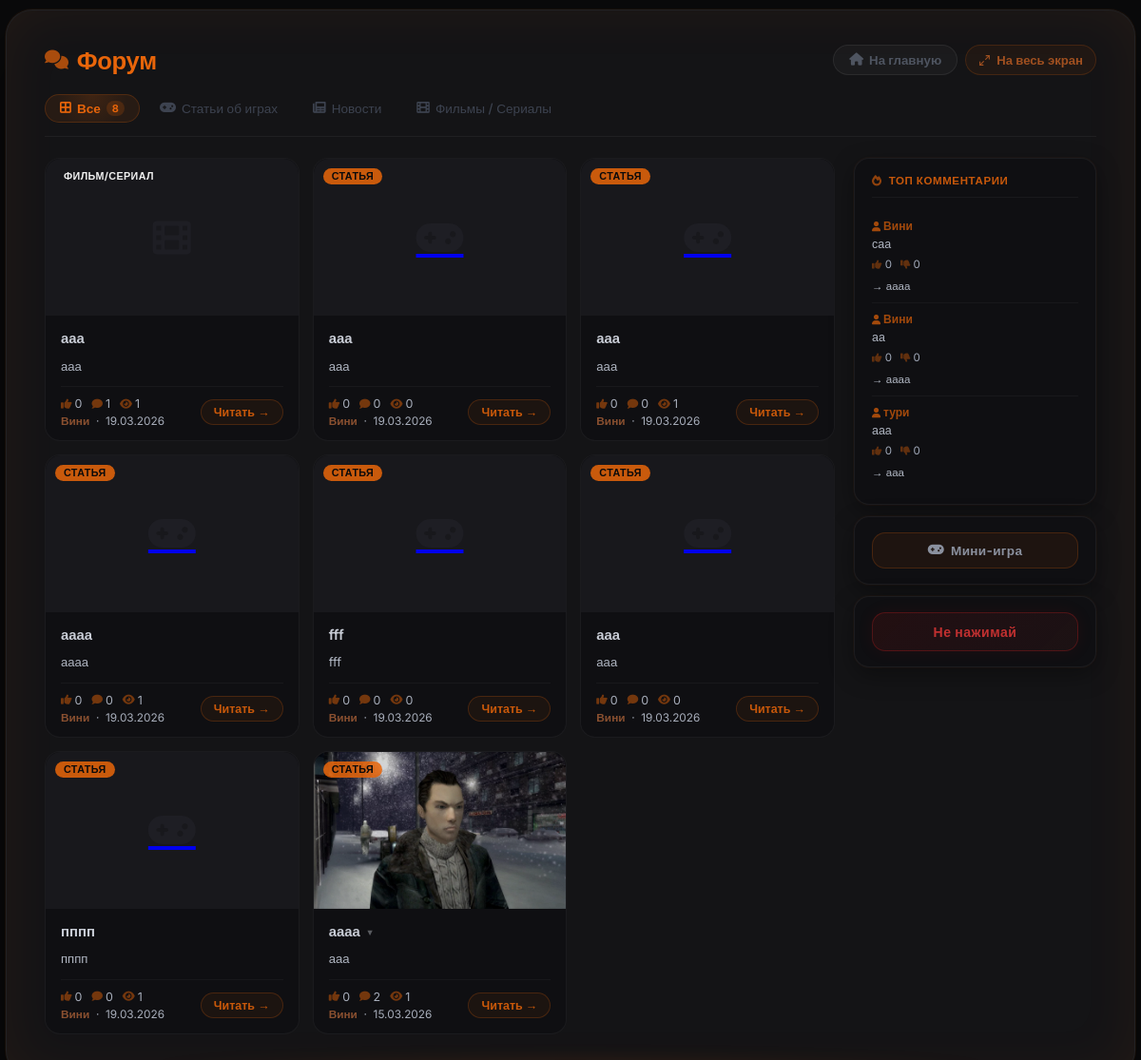
/forum, run on an earlier commit of the app's database.
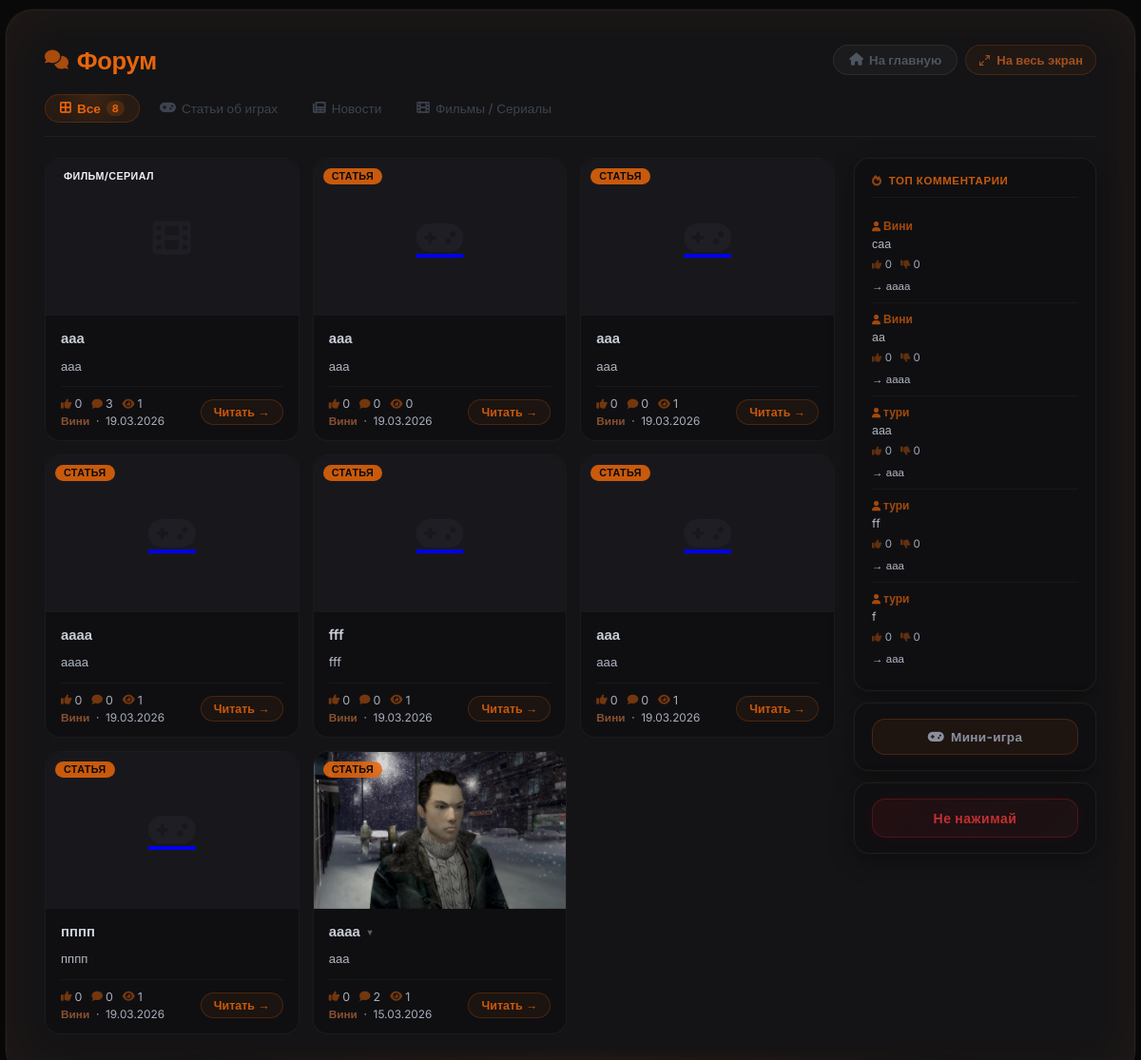
And on a later commit of the database.
### models.py (models this page shows, shortened)
class Article(db.Model):
    __tablename__ = 'articles'
    id          = db.Column(db.Integer, primary_key=True)
    title       = db.Column(db.String(300), nullable=False)
    preview     = db.Column(db.Text, nullable=True)       # краткое описание
    content     = db.Column(db.Text, nullable=False)
    image       = db.Column(db.String(500), nullable=True)  # URL изображения (старый способ)
    image_file  = db.Column(db.String(300), nullable=True)  # имя файла загруженного изображения
    video_url   = db.Column(db.String(500), nullable=True)  # ссылка на YouTube
    video_file  = db.Column(db.String(300), nullable=True)  # загруженный видео-файл
    category    = db.Column(db.String(50), default='article')
    views       = db.Column(db.Integer, default=0)
    likes       = db.Column(db.Integer, default=0)
    dislikes    = db.Column(db.Integer, default=0)
    created_at  = db.Column(db.DateTime, default=datetime.utcnow)
    updated_at  = db.Column(db.DateTime, default=datetime.utcnow, onupdate=datetime.utcnow)
    author_id   = db.Column(db.Integer, db.ForeignKey('users.id'), nullable=False)
    game_id     = db.Column(db.Integer, db.ForeignKey('games.id'), nullable=True)
    comments    = db.relationship('Comment',      backref='article', lazy='dynamic',
                                  cascade='all, delete-orphan')
    votes       = db.relationship('Vote',         backref='article', lazy='dynamic',
                                  cascade='all, delete-orphan')
    extra_pages = db.relationship('ExtraPage',    backref='article', lazy='dynamic',
                                  cascade='all, delete-orphan')
    dropdown_items = db.relationship('DropdownItem', backref='article', lazy='dynamic',
                                     cascade='all, delete-orphan', order_by='DropdownItem.order')
    article_views  = db.relationship('ArticleView',  backref='article', lazy='dynamic',
                                     cascade='all, delete-orphan')
    def get_image_url(self):
        if self.image_file:
            return f'/static/uploads/{self.image_file}'
        if self.image:
            return self.image
        return None

class User(db.Model, UserMixin):
    __tablename__ = 'users'
    id             = db.Column(db.Integer, primary_key=True)
    username       = db.Column(db.String(80),  unique=True, nullable=False)
    email          = db.Column(db.String(120), unique=True, nullable=False)
    password_hash  = db.Column(db.String(256), nullable=False)
    role           = db.Column(db.Integer, default=0)
    created_at     = db.Column(db.DateTime, default=datetime.utcnow)   # дата регистрации
    last_seen      = db.Column(db.DateTime, default=datetime.utcnow)
    banned_until   = db.Column(db.DateTime, nullable=True)
    ban_reason     = db.Column(db.String(500), nullable=True)
    banned_by_id   = db.Column(db.Integer, db.ForeignKey('users.id'), nullable=True)
    recovery_key   = db.Column(db.String(256), nullable=True)
    avatar         = db.Column(db.String(300), nullable=True)
    terms_agreed   = db.Column(db.Boolean, default=False)
    privacy_agreed = db.Column(db.Boolean, default=False)
    articles       = db.relationship('Article',  backref='author',     lazy='dynamic', foreign_keys='Article.author_id')
    comments       = db.relationship('Comment',  backref='author',     lazy='dynamic', foreign_keys='Comment.author_id')
    votes          = db.relationship('Vote',     backref='user',       lazy='dynamic')
    extra_pages    = db.relationship('ExtraPage', backref='author',    lazy='dynamic', foreign_keys='ExtraPage.author_id')
    comment_reactions = db.relationship('CommentReaction', backref='user', lazy='dynamic')

class Comment(db.Model):
    __tablename__ = 'comments'
    id         = db.Column(db.Integer, primary_key=True)
    content    = db.Column(db.Text, nullable=False)
    created_at = db.Column(db.DateTime, default=datetime.utcnow)
    article_id = db.Column(db.Integer, db.ForeignKey('articles.id'), nullable=False)
    author_id  = db.Column(db.Integer, db.ForeignKey('users.id'),    nullable=False)
    parent_id  = db.Column(db.Integer, db.ForeignKey('comments.id'), nullable=True)
    likes      = db.Column(db.Integer, default=0)
    dislikes   = db.Column(db.Integer, default=0)
    replies    = db.relationship('Comment',
                                 backref=db.backref('parent', remote_side='Comment.id'),
                                 lazy='dynamic',
                                 cascade='all, delete-orphan',
                                 primaryjoin='Comment.parent_id == Comment.id',
                                 order_by='Comment.created_at')
    reactions  = db.relationship('CommentReaction', backref='comment', lazy='dynamic',
                                 cascade='all, delete-orphan')

### app.py (the view)
@app.route('/forum')
def forum():
    category     = request.args.get('category', 'all')
    q            = Article.query
    if category in ('article', 'news', 'film'):
        q = q.filter_by(category=category)
    articles     = q.order_by(Article.created_at.desc()).all()
    top_comments = Comment.query.order_by(Comment.likes.desc()).limit(5).all()
    settings     = SiteSettings.get()
    return render_template('forum.html', articles=articles,
                           category=category, top_comments=top_comments,
                           chaos_button_enabled=settings.chaos_button_enabled)

### app.py (called while the page is built)
@app.before_request
def update_last_seen():
    if current_user.is_authenticated:
        current_user.last_seen = datetime.utcnow()
        db.session.commit()

@app.after_request
def add_security_headers(response):
    response.headers['X-Content-Type-Options'] = 'nosniff'
    response.headers['X-Frame-Options']        = 'DENY'
    response.headers['X-XSS-Protection']       = '1; mode=block'
    response.headers.pop('Server', None)
    response.headers.pop('X-Powered-By', None)
    return response

### models.py (called while the page is built)
    @staticmethod
    def get():
        s = SiteSettings.query.first()
        if not s:
            s = SiteSettings(chaos_button_enabled=False)
            db.session.add(s)
            db.session.commit()
        return s

### templates/forum.html (shortened to what this page needs)
{% extends "base.html" %}
{% block body_class %}has-own-fs{% endblock %}
{% block content %}
<div class="forum-outer">
<div class="forum-card">
    <div class="forum-header">
        <h1 class="forum-title"><i class="fas fa-comments"></i> Форум</h1>
        <div style="display:flex; gap:8px; flex-wrap:wrap;">
            <a href="{{ url_for('index') }}" class="btn btn-secondary"><i class="fas fa-home"></i> На главную</a>
            <button id="fsBtn" onclick="_fsToggle()" title="На весь экран" style="
                display:inline-flex;align-items:center;gap:6px;padding:7px 13px;border-radius:20px;
                background:rgba(232,101,10,0.06);border:1px solid rgba(232,101,10,0.18);
                color:#a05020;font-size:0.82rem;font-weight:600;cursor:pointer;
                font-family:inherit;transition:all 0.2s;
            " onmouseover="this.style.background='rgba(232,101,10,0.14)';this.style.color='#e8650a';this.style.borderColor='rgba(232,101,10,0.4)'"
               onmouseout="this.style.background='rgba(232,101,10,0.06)';this.style.color='#a05020';this.style.borderColor='rgba(232,101,10,0.18)'">
                <svg style="width:13px;height:13px;stroke:currentColor;fill:none;stroke-width:2;stroke-linecap:round;stroke-linejoin:round" viewBox="0 0 24 24" id="fsBtnSvg">
                    <polyline points="15 3 21 3 21 9"/><polyline points="9 21 3 21 3 15"/>
                    <line x1="21" y1="3" x2="14" y2="10"/><line x1="3" y1="21" x2="10" y2="14"/>
                </svg>
                <span id="fsBtnLabel">На весь экран</span>
            </button>
        </div>
    </div>
    <div class="forum-tabs">
        <a href="{{ url_for('forum', category='all') }}" class="tab-link {% if category == 'all' %}active{% endif %}">
            <i class="fas fa-border-all"></i> Все
            {% if category == 'all' and articles %}<span class="tab-count">{{ articles|length }}</span>{% endif %}
        </a>
        <a href="{{ url_for('forum', category='article') }}" class="tab-link {% if category == 'article' %}active{% endif %}">
            <i class="fas fa-gamepad"></i> Статьи об играх
        </a>
        <a href="{{ url_for('forum', category='news') }}" class="tab-link {% if category == 'news' %}active{% endif %}">
            <i class="fas fa-newspaper"></i> Новости
        </a>
        <a href="{{ url_for('forum', category='film') }}" class="tab-link {% if category == 'film' %}active{% endif %}">
            <i class="fas fa-film"></i> Фильмы / Сериалы
        </a>
    </div>
    <div class="forum-body">
        <div class="cards-grid">
            {% if articles %}
                {% for art in articles %}
                <div class="article-card">
                    <span class="card-badge {{ art.category }}">{% if art.category == 'news' %}Новость{% elif art.category == 'film' %}Фильм/Сериал{% else %}Статья{% endif %}</span>
                    <a href="{{ url_for('article', article_id=art.id) }}" class="card-thumb-link">
                        {% if art.get_image_url() %}
                            <img src="{{ art.get_image_url() }}" alt="{{ art.title }}" class="card-thumb">
                        {% else %}
                            <div class="card-thumb-ph"><i class="fas fa-{% if art.category == 'news' %}newspaper{% elif art.category == 'film' %}film{% else %}gamepad{% endif %}"></i></div>
                        {% endif %}
                    </a>
                    <div class="card-body">
                        <div class="card-title-wrap">
                            <a href="{{ url_for('article', article_id=art.id) }}" class="card-title">
                                {{ art.title }}
                                {% set drops = art.dropdown_items | selectattr('is_active') | list %}
                                {% if drops %}<span class="drop-arrow">▾</span>{% endif %}
                            </a>
                            {% set drops = art.dropdown_items | selectattr('is_active') | list %}
                        </div>
                        {% if art.preview %}
                            <p class="card-preview">{{ art.preview }}</p>
                        {% elif art.content %}
                            <p class="card-preview">{{ art.content | striptags | truncate(110) }}</p>
                        {% endif %}
                        <div class="card-footer">
                            <div>
                                <div class="card-stats">
                                    <span><i class="fas fa-thumbs-up"></i> {{ art.likes }}</span>
                                    <span><i class="fas fa-comment"></i> {{ art.comments.count() }}</span>
                                    <span><i class="fas fa-eye"></i> {{ art.views }}</span>
                                </div>
                                <div class="card-info" style="margin-top:4px;">
                                    <strong>{{ art.author.username }}</strong> &nbsp;·&nbsp; {{ art.created_at.strftime('%d.%m.%Y') }}
                                </div>
                            </div>
                            <a href="{{ url_for('article', article_id=art.id) }}" class="read-btn">Читать →</a>
                        </div>
                    </div>
                </div>
                {% endfor %}
            {% else %}
                <div class="cards-empty">
                    <i class="fas fa-comments"></i>
                    <p>Статей пока нет</p>
                </div>
            {% endif %}
        </div>
        <aside class="forum-sidebar">
            <div class="sidebar-block">
                <div class="sb-title"><i class="fas fa-fire"></i> Топ комментарии</div>
                {% if top_comments %}
                    {% for comment in top_comments %}
                    <div class="top-comment">
                        <div class="tc-author"><i class="fas fa-user" style="font-size:0.65rem; margin-right:3px;"></i>{{ comment.author.username }}</div>
                        <div class="tc-text">{{ comment.content }}</div>
                        <div class="tc-stats"><span><i class="fas fa-thumbs-up"></i> {{ comment.likes }}</span><span><i class="fas fa-thumbs-down"></i> {{ comment.dislikes }}</span></div>
                        <a href="{{ url_for('article', article_id=comment.article_id) }}#comment-{{ comment.id }}" class="tc-link">→ {{ comment.article.title | truncate(28) }}</a>
                    </div>
                    {% endfor %}
                {% else %}
                    <div style="color:#1e2028; font-size:0.8rem; text-align:center; padding:14px 0;">
                        <i class="fas fa-comment-slash" style="display:block; font-size:1.6rem; margin-bottom:7px; opacity:0.08;"></i>
                        Комментариев пока нет
                    </div>
                {% endif %}
            </div>
            <div class="sidebar-block">
                <button id="ogOpenBtn" style="
                    width:100%; padding:10px 0; border-radius:14px; font-size:0.85rem;
                    font-weight:700; cursor:pointer; font-family:inherit;
                    background:rgba(232,101,10,0.07); border:1px solid rgba(232,101,10,0.2);
                    color:#8a909e; letter-spacing:0.3px; transition:all 0.2s;
                    display:flex; align-items:center; justify-content:center; gap:7px;
                " onmouseover="this.style.background='rgba(232,101,10,0.14)';this.style.color='#e8650a';this.style.borderColor='rgba(232,101,10,0.4)';"
                   onmouseout="this.style.background='rgba(232,101,10,0.07)';this.style.color='#8a909e';this.style.borderColor='rgba(232,101,10,0.2)';">
                    <i class="fas fa-gamepad"></i> Мини-игра
                </button>
            </div>
            {% if chaos_button_enabled %}
            <div class="sidebar-block" id="chaosBlock">
                <button id="chaosBtn" onclick="triggerChaos()" style="
                    width:100%; padding:11px 0; border-radius:14px; font-size:0.88rem;
                    font-weight:800; cursor:pointer; font-family:inherit;
                    background:linear-gradient(135deg,rgba(180,20,20,0.12),rgba(232,64,64,0.06));
                    border:1px solid rgba(200,30,30,0.3); color:#c03030;
                    letter-spacing:0.5px; transition:all 0.25s;
                    display:flex; align-items:center; justify-content:center; gap:8px;
                    box-shadow: 0 0 18px rgba(200,30,30,0.08);
                    animation: chaosPulse 2.5s ease-in-out infinite;
                ">
                    Не нажимай
                </button>
            </div>
            {% endif %}
        </aside>
    </div>
</div>
</div>
{% endblock %}

### templates/base.html (shortened to what this page needs)
<!DOCTYPE html>
<html lang="ru">
<head>
    <link rel="stylesheet" href="https://cdnjs.cloudflare.com/ajax/libs/font-awesome/6.0.0-beta3/css/all.min.css">
</head>
<body class="{% block body_class %}{% endblock %}">
    <div class="container">
        {% block content %}{% endblock %}
    </div>
</body>
</html>

### templates/base.html (style rules this page uses)
* { margin:0; padding:0; box-sizing:border-box; }
body { background:#0a0a0b; color:#f0f0f0; font-family:'Inter',sans-serif; min-height:100vh; display:flex; justify-content:center; align-items:center; padding:20px; }
.container { max-width:800px; width:100%; background:#141416; border-radius:48px; padding:48px; box-shadow:0 0 0 1px rgba(232,101,10,0.06), 0 25px 50px rgba(0,0,0,0.7); border:1px solid rgba(255,255,255,0.06); }
h1, h2 { color:#ff6600; margin-bottom:20px; }
.btn { background:#e8650a; color:#0a0a0b; border:none; padding:12px 24px; border-radius:60px; cursor:pointer; font-weight:600; transition:0.2s; }
.btn-secondary { background:rgba(255,255,255,0.04); color:#c9cdd6; border:1px solid rgba(232,101,10,0.25); }

What changed in the data, as far as the page shows it:
computed for Article (number 1 of 8 on the later page): comments.count "1" → "3"
changed Article "fff": views "0" → "1"
changed Article (number 6 of 8 on the later page): views "0" → "1"
added Comment: author.username "тури", content "ff", likes "0", dislikes "0", article "ааа"
added Comment: author.username "тури", content "f", likes "0", dislikes "0", article "ааа"
